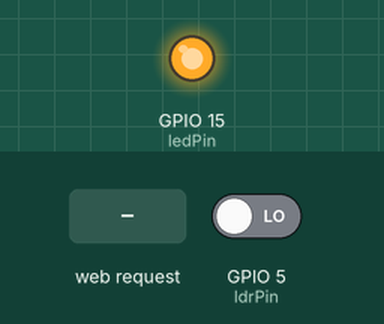
Simulated run of this sketch. Board: ESP8266 (NodeMCU). Shown: output pins drawn as LEDs (lit = HIGH). The test bench sets the inputs (shaded band); at power-on: GPIO 5 (ldrPin) LOW. WiFi joins after 1.5 s; servers stay silent unless stated; what the sketch prints to the serial monitor is not drawn.

Above: at 4.2 s.
4.3 s: HTTP request GET /CONTROL/LED=OFF received
At 5.2 s:
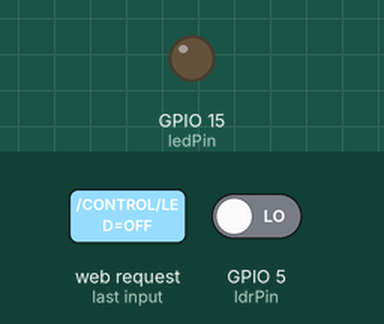
5.8 s: HTTP request GET /AUTO received
At 6.4 s:
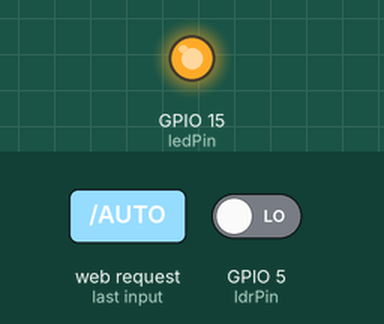
7.3 s: GPIO 5 (ldrPin) driven HIGH
At 8.5 s:
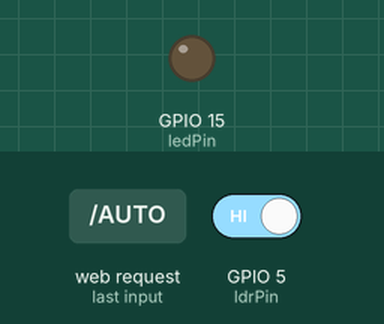
8.8 s: GPIO 5 (ldrPin) driven LOW
At 9.8 s:
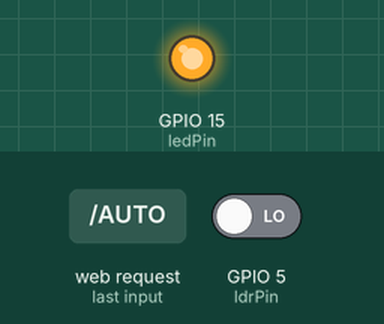
Timing chart, 0 to 11.3 s (numbered marks = the images above; inputs shaded):
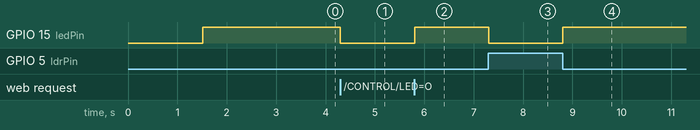

The sketch:

esp8266-webserver.ino
```cpp
#include <ESP8266WiFi.h>

const char *ssid = "Redmi";
const char *password = "12346789";

const int ledPin = 15;

const int ldrPin = 5;
int check = 0;
int ldrStatus;
WiFiServer server(80);


void setup()
{
  Serial.begin(115200);

  pinMode(ledPin, OUTPUT);
  pinMode(ldrPin, INPUT);
  //  digitalWrite(ledPin,LOW);

  Serial.println();
  Serial.print("Wifi connecting to ");
  Serial.println(ssid);

  WiFi.begin(ssid, password);

  Serial.println();
  Serial.print("Connecting");

  while (WiFi.status() != WL_CONNECTED)
  {
    delay(500);
    Serial.print(".");
  }

  Serial.println();

  Serial.println("Wifi Connected Success!");
  Serial.print("NodeMCU IP Address : ");
  Serial.println(WiFi.localIP());
  server.begin();
  Serial.println("NodeMCU Server started");

  // Print the IP address
  Serial.print("Use this URL to connect: ");
  Serial.print("http://");
  Serial.print(WiFi.localIP());
  Serial.println("/");
}


void loop()
{

  ldrStatus = digitalRead(ldrPin);
  if (check == 0) {
    if (ldrStatus == 1)
    {
      digitalWrite(ledPin, LOW);
    }
    else
    {
      digitalWrite(ledPin, HIGH);
    }
  }
  // Check if a client has connected
  WiFiClient client = server.available();
  if (!client)
  {
    return;
  }

  // Wait until the client sends some data
  Serial.println("Hello New client");
  while (!client.available())
  {
    delay(1);
  }

  // Read the first line of the request
  String request = client.readStringUntil('\r');
  Serial.println(request);
  client.flush();

  // Match the request

  int value;

  if (request.indexOf("/CONTROL/LED=ON") != -1)
  {
    digitalWrite(ledPin, HIGH);
    value = HIGH;
    check = 1;
  }
  if (request.indexOf("/CONTROL/LED=OFF") != -1)
  {
    digitalWrite(ledPin, LOW);
    value = LOW;
    check = 1;
  }
  if (request.indexOf("/AUTO") != -1)
  {
    check = 0;
  }

  // Set ledPin according to the request
  //digitalWrite(ledPin, value);

  // Return the response
  client.println("HTTP/1.1 200 OK");
  client.println("Content-Type: text/html");
  client.println(""); //  do not forget this one
  client.println("<!DOCTYPE HTML>");
  client.println("<html>");
  client.println("<style>html { font-family: Helvetica; display: inline-block; margin: 0px auto; text-align: center;}");
  client.println(".button { background-color: #195B6A; border: none; color: white; padding: 16px 40px;");
  client.println("text-decoration: none; font-size: 30px; margin: 2px; cursor: pointer;}");
  client.println(".button2 {background-color: #77878A;}</style></head>");
  client.println("<h1>ESP8266 Web Server Light Sensor</h1>");
  client.println("<h3>Control</h3><br>");
  if (value == LOW)
  {
    client.println("<p><a href=\"/CONTROL/LED=ON\"\"><button class=\"button\" id = \"btn0\">ON</button></a></p>");
  }
  else
  {
    client.println("<p><a href=\"/CONTROL/LED=OFF\"\"><button class=\"button button2\"  id = \"btn1\">OFF</button></a></p>");
  }
  client.println("<h3>Auto</h3><br>");
  client.println("<p><a href=\"/AUTO\"\"><button class=\"button\" id = \"btn2\">AUTO</button></a></p>");

  client.println("<script>");
  client.println("var b = document.getElementById(\"btn2\");");
  if ( check == 1) {
    client.println("b.style.background = '#77878A';");
  }
  else {
    client.println("b.style.background = '#195B6A';");
  }
  client.println("</script>");
  client.println("</html>");

  delay(1);
  Serial.println("Client disonnected");
  Serial.println("");
  Serial.print("bright, turn off: ");
  Serial.println(ldrStatus);
}
```

Measured:
- after the input at 4.3 s, GPIO 15 (ledPin): HIGH → LOW at once
- after the input at 5.8 s, GPIO 15 (ledPin): LOW → HIGH at once
- after the input at 7.3 s, GPIO 15 (ledPin): HIGH → LOW at once
- after the input at 8.8 s, GPIO 15 (ledPin): LOW → HIGH at once
